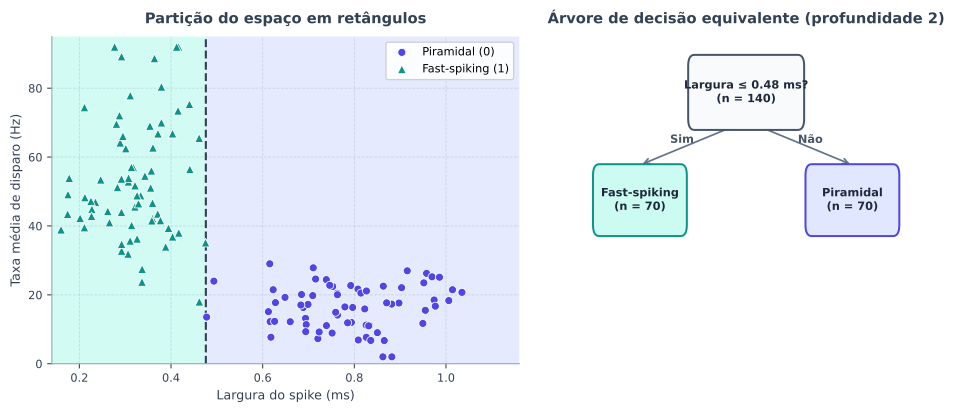

Recreate this plot in Python.
from pathlib import Path

import matplotlib.patches as patches
import matplotlib.pyplot as plt
import numpy as np
from sklearn.tree import DecisionTreeClassifier


def desenhar_caixa(
    ax: plt.Axes,
    x: float,
    y: float,
    texto: str,
    cor_borda: str,
    cor_fundo: str,
    largura: float = 2.5,
    altura: float = 0.85,
) -> None:
    caixa = patches.FancyBboxPatch(
        (x - largura / 2, y - altura / 2),
        largura,
        altura,
        boxstyle="round,pad=0.06,rounding_size=0.14",
        linewidth=1.5,
        edgecolor=cor_borda,
        facecolor=cor_fundo,
        zorder=3,
    )
    ax.add_patch(caixa)
    ax.text(
        x,
        y,
        texto,
        ha="center",
        va="center",
        fontsize=8.5,
        fontweight="bold",
        color="#1E293B",
        zorder=4,
    )


def desenhar_arvore(
    ax: plt.Axes,
    arvore: DecisionTreeClassifier,
    node: int,
    x: float,
    y: float,
    dx: float,
    dy: float,
) -> None:
    tree = arvore.tree_
    esq = int(tree.children_left[node])
    dir_ = int(tree.children_right[node])
    n_amostras = int(tree.n_node_samples[node])

    if esq == -1:
        classe = int(np.argmax(tree.value[node][0]))
        if classe == 1:
            rotulo = f"Fast-spiking\n(n = {n_amostras})"
            cor_borda, cor_fundo = "#0D9488", "#CCFBF1"
        else:
            rotulo = f"Piramidal\n(n = {n_amostras})"
            cor_borda, cor_fundo = "#4F46E5", "#E0E7FF"
        desenhar_caixa(ax, x, y, rotulo, cor_borda, cor_fundo, largura=2.0, altura=0.78)
        return

    feat = int(tree.feature[node])
    thr = float(tree.threshold[node])
    nome = "Largura" if feat == 0 else "Taxa"
    unid = "ms" if feat == 0 else "Hz"
    texto_no = f"{nome} ≤ {thr:.2f} {unid}?\n(n = {n_amostras})"
    desenhar_caixa(ax, x, y, texto_no, "#475569", "#F8FAFC", largura=2.5, altura=0.82)

    for filho, sinal, rot_ramo in ((esq, -1, "Sim"), (dir_, 1, "Não")):
        xf = x + sinal * dx
        yf = y - dy
        ax.annotate(
            "",
            xy=(xf, yf + 0.44),
            xytext=(x + sinal * 0.35, y - 0.44),
            arrowprops={"arrowstyle": "->", "color": "#64748B", "lw": 1.3},
            zorder=2,
        )
        ax.text(
            (x + xf) / 2 + sinal * 0.25,
            (y + yf) / 2 + 0.08,
            rot_ramo,
            ha="center",
            va="center",
            fontsize=8.5,
            fontweight="bold",
            color="#475569",
        )
        desenhar_arvore(ax, arvore, filho, xf, yf, dx * 0.50, dy)


def main() -> None:
    plt.rcParams["svg.fonttype"] = "none"

    rng = np.random.default_rng(0)
    n_por_classe = 70

    larg_pir = np.clip(rng.normal(0.78, 0.13, n_por_classe), 0.32, 1.15)
    taxa_pir = np.clip(rng.normal(16.0, 6.5, n_por_classe), 2.0, 46.0)

    larg_fs = np.clip(rng.normal(0.33, 0.08, n_por_classe), 0.16, 0.65)
    taxa_fs = np.clip(rng.normal(54.0, 15.0, n_por_classe), 18.0, 92.0)

    X = np.column_stack([
        np.concatenate([larg_pir, larg_fs]),
        np.concatenate([taxa_pir, taxa_fs]),
    ])
    y = np.array([0] * n_por_classe + [1] * n_por_classe)

    arvore = DecisionTreeClassifier(max_depth=2, random_state=0).fit(X, y)

    cor_texto = "#334155"
    cor_grade = "#94A3B8"
    cor_pir = "#4F46E5"
    cor_fs = "#0D9488"

    fig, (ax_esp, ax_arv) = plt.subplots(
        1, 2, figsize=(10.2, 4.4), gridspec_kw={"width_ratios": [1.1, 1.0]}
    )
    fig.patch.set_alpha(0.0)

    # Painel esquerdo: espaço de variáveis e partição retangular
    xx, yy = np.meshgrid(np.linspace(0.14, 1.16, 300), np.linspace(0.0, 95.0, 300))
    grade = np.column_stack([xx.ravel(), yy.ravel()])
    zz = arvore.predict(grade).reshape(xx.shape)

    ax_esp.contourf(
        xx,
        yy,
        zz,
        levels=[-0.5, 0.5, 1.5],
        colors=["#C7D2FE", "#99F6E4"],
        alpha=0.45,
    )
    ax_esp.contour(
        xx,
        yy,
        zz,
        levels=[0.5],
        colors=["#334155"],
        linestyles="--",
        linewidths=1.6,
    )
    ax_esp.scatter(
        larg_pir,
        taxa_pir,
        color=cor_pir,
        edgecolor="#FFFFFF",
        linewidth=0.6,
        s=36,
        label="Piramidal (0)",
        zorder=3,
    )
    ax_esp.scatter(
        larg_fs,
        taxa_fs,
        color=cor_fs,
        edgecolor="#FFFFFF",
        linewidth=0.6,
        marker="^",
        s=42,
        label="Fast-spiking (1)",
        zorder=3,
    )
    ax_esp.set_title(
        "Partição do espaço em retângulos",
        fontsize=11,
        fontweight="bold",
        color=cor_texto,
        pad=10,
    )
    ax_esp.set_xlabel("Largura do spike (ms)", fontsize=9.5, color=cor_texto)
    ax_esp.set_ylabel("Taxa média de disparo (Hz)", fontsize=9.5, color=cor_texto)
    ax_esp.set_xlim(0.14, 1.16)
    ax_esp.set_ylim(0.0, 95.0)
    ax_esp.legend(loc="upper right", frameon=True, framealpha=0.88, fontsize=8.5)
    ax_esp.patch.set_alpha(0.0)
    ax_esp.grid(True, linestyle="--", linewidth=0.6, alpha=0.35, color=cor_grade)
    ax_esp.spines["top"].set_visible(False)
    ax_esp.spines["right"].set_visible(False)
    ax_esp.spines["left"].set_color(cor_grade)
    ax_esp.spines["bottom"].set_color(cor_grade)
    ax_esp.tick_params(colors=cor_texto, labelsize=8.5)

    # Painel direito: regras hierárquicas da árvore
    ax_arv.patch.set_alpha(0.0)
    desenhar_arvore(ax_arv, arvore, node=0, x=0.0, y=3.2, dx=2.4, dy=1.35)
    ax_arv.set_xlim(-4.8, 4.8)
    ax_arv.set_ylim(-0.2, 3.9)
    ax_arv.axis("off")
    ax_arv.set_title(
        "Árvore de decisão equivalente (profundidade 2)",
        fontsize=11,
        fontweight="bold",
        color=cor_texto,
        pad=10,
    )

    fig.tight_layout()
    destino = Path(__file__).resolve().parent / "t08-particao.svg"
    fig.savefig(destino, format="svg", transparent=True, bbox_inches="tight")
    plt.close(fig)


if __name__ == "__main__":
    main()
